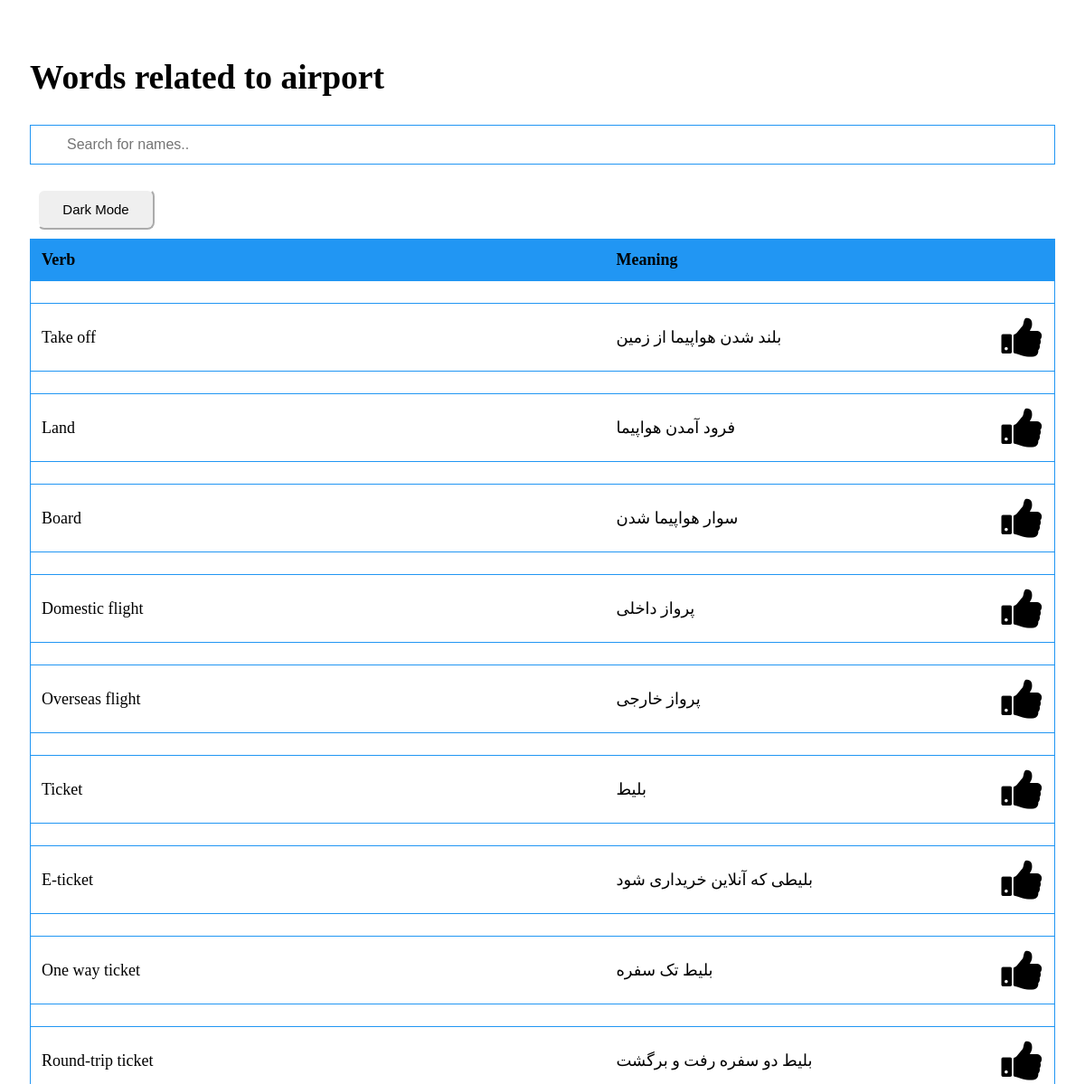
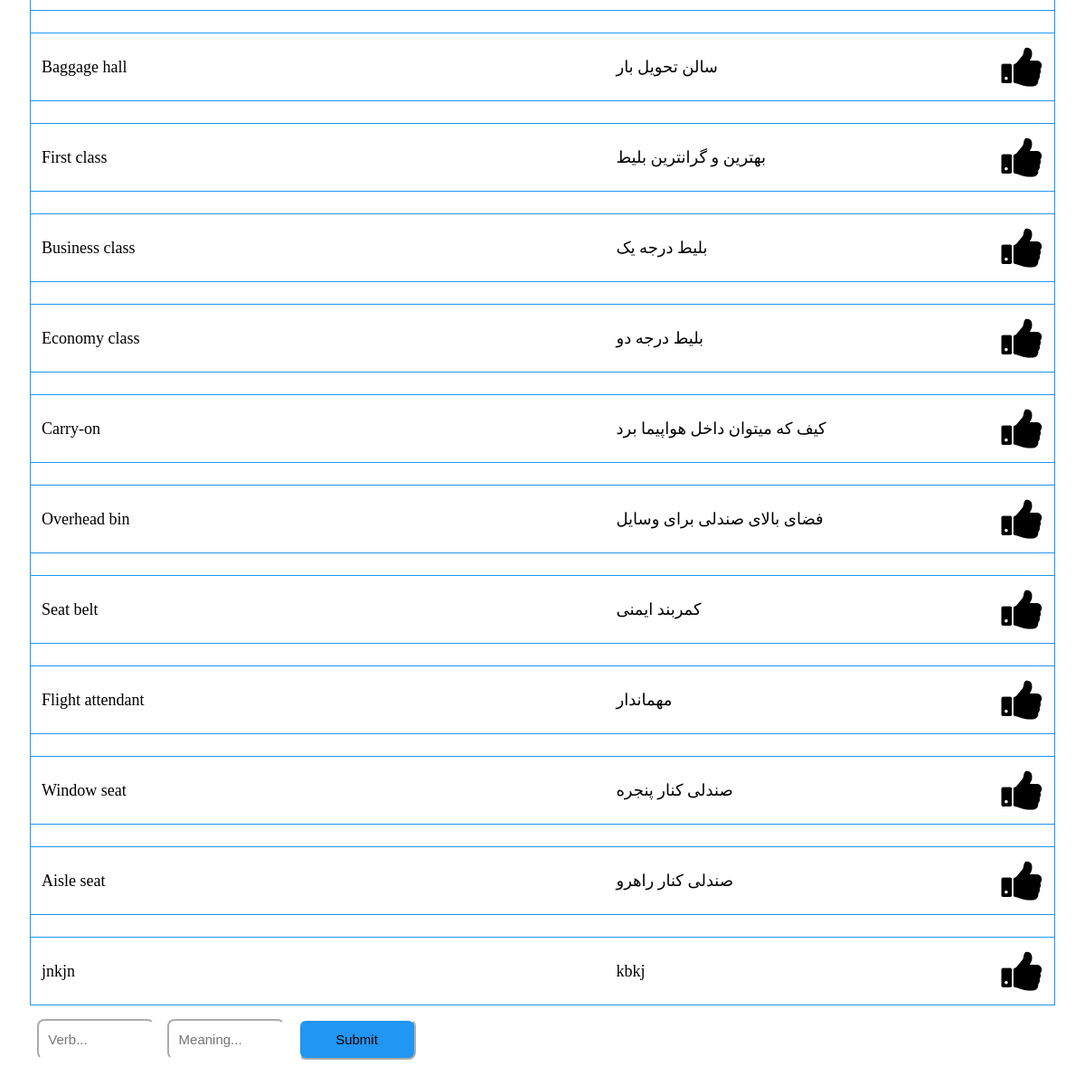
Page /verbs_airport on the committed database (2 pictures, top to bottom).
### PracticeEnglish/models.py (models this page shows, shortened)
class verb_airport(models.Model):
    verb = models.CharField(max_length=30)
    meaning = models.CharField(max_length=30)

### PracticeEnglish/views.py (the view)
# urls.py: path('verbs_airport' , views.verbs_airport, name= 'verbs_airport'),
def verbs_airport(request):
    if request.method == "POST":
        form = request.POST
        verb_airport.objects.create(verb = form["verb"],meaning = form["meaning"])
    context ={
        'verbs_airport' : verb_airport.objects.all()
    }
    return render(request, 'PracticeEnglish/verbs_airport.html', context)

### PracticeEnglish/templates/PracticeEnglish/verbs_airport.html (shortened to what this page needs)
<!DOCTYPE html>
<html>
<head>
<link rel="stylesheet" href="https://cdnjs.cloudflare.com/ajax/libs/font-awesome/4.7.0/css/font-awesome.min.css">
</head>
<body>
<h2 style="width:40%; font-family:verdana">Words related to airport</h2>
<input type="text" id="myInput" onkeyup="myFunction()" placeholder="Search for names.." title="Type in a name">
<table id="myTable">
  <tr class="header">
    <th style="width:60%; font-family:verdana">Verb</th>
    <th style="width:40%; font-family:verdana">Meaning</th>
    <th style="width:60%; font-family:verdana"></th>
  </tr>
  <tbody>
    {% for verb_airport in verbs_airport %}
    <th scope="row"></th>
    <tr>
    <td>
        {{ verb_airport.verb }}
    </td>
    <td>
        {{ verb_airport.meaning }}
    </td>
    <td>
     <i onclick="myFunction1(this)" class="fa fa-thumbs-up"></i>
    </td>
    </tr>
   {% endfor %}
   <button onclick="myFunction2()" style="width:130px; height: 45px; margin-bottom: 10px; margin-left: 8px;margin-top: 15px; border-radius: 8px; font-size: 15px; border-color: white;"><div id="myDIV">Dark Mode</div></button>
 </tbody>
</table>
<form action="/verbs_airport" method="post">{% csrf_token %}
  <input type="text" name="verb" id="verb" placeholder="  Verb..." style="width:130px; height: 45px; margin-bottom: 10px; margin-left: 8px;margin-top: 15px; border-radius: 8px; font-size: 15px; border-color: white;">
  <input type="text" name="meaning" id="meaning" placeholder="  Meaning..." style="width:130px; height: 45px; margin-bottom: 10px; margin-left: 8px;margin-top: 15px; border-radius: 8px; font-size: 15px; border-color: white; " >
  <input type="submit"style="width:130px; height: 45px; margin-bottom: 10px; margin-left: 8px; margin-top: 15px; background-color: #2196f3; border-radius: 8px; font-size: 15px; border-color: white;">
</form>
</body>
</html>

### PracticeEnglish/templates/PracticeEnglish/verbs_airport.html (style rules this page uses)
* { box-sizing: border-box; }
#myInput { background-image: url('/css/searchicon.png'); background-position: 10px 10px; background-repeat: no-repeat; width: 100%; font-size: 16px; padding: 12px 20px 12px 40px; border: 1px solid #2196f3; margin-bottom: 12px; }
#myTable { border-collapse: collapse; width: 100%; border: 1px solid #2196f3; font-size: 18px; }
#myTable th, #myTable td { text-align: left; padding: 12px; }
#myTable tr { border-bottom: 1px solid #2196f3; }
#myTable tr.header, #myTable tr:hover { background-color: #2196f3; }
.fa { font-size: 50px; cursor: pointer; user-select: none; }
body { padding: 25px; background-color: white; color: black; font-size: 25px; }

### rows in the picture
verb_airport: verb "Take off", meaning "بلند شدن هواپیما از زمین"
verb_airport: verb "Land", meaning "فرود آمدن هواپیما"
verb_airport: verb "Board", meaning "سوار هواپیما شدن"
verb_airport: verb "Domestic flight", meaning "پرواز داخلی"
verb_airport: verb "Overseas flight", meaning "پرواز خارجی"
verb_airport: verb "Ticket", meaning "بلیط"
verb_airport: verb "E-ticket", meaning "بلیطی که آنلاین خریداری شود"
verb_airport: verb "One way ticket", meaning "بلیط تک سفره"
verb_airport: verb "Round-trip ticket", meaning "بلیط دو سفره رفت و برگشت"
verb_airport: verb "Baggage hall", meaning "سالن تحویل بار"
verb_airport: verb "First class", meaning "بهترین و گرانترین بلیط"
verb_airport: verb "Business class", meaning "بلیط درجه یک"
verb_airport: verb "Economy class", meaning "بلیط درجه دو"
verb_airport: verb "Carry-on", meaning "کیف که میتوان داخل هواپیما برد"
verb_airport: verb "Overhead bin", meaning "فضای بالای صندلی برای وسایل"
verb_airport: verb "Seat belt", meaning "کمربند ایمنی"
verb_airport: verb "Flight attendant", meaning "مهماندار"
verb_airport: verb "Window seat", meaning "صندلی کنار پنجره"
verb_airport: verb "Aisle seat", meaning "صندلی کنار راهرو"
verb_airport: verb "jnkjn", meaning "kbkj"
